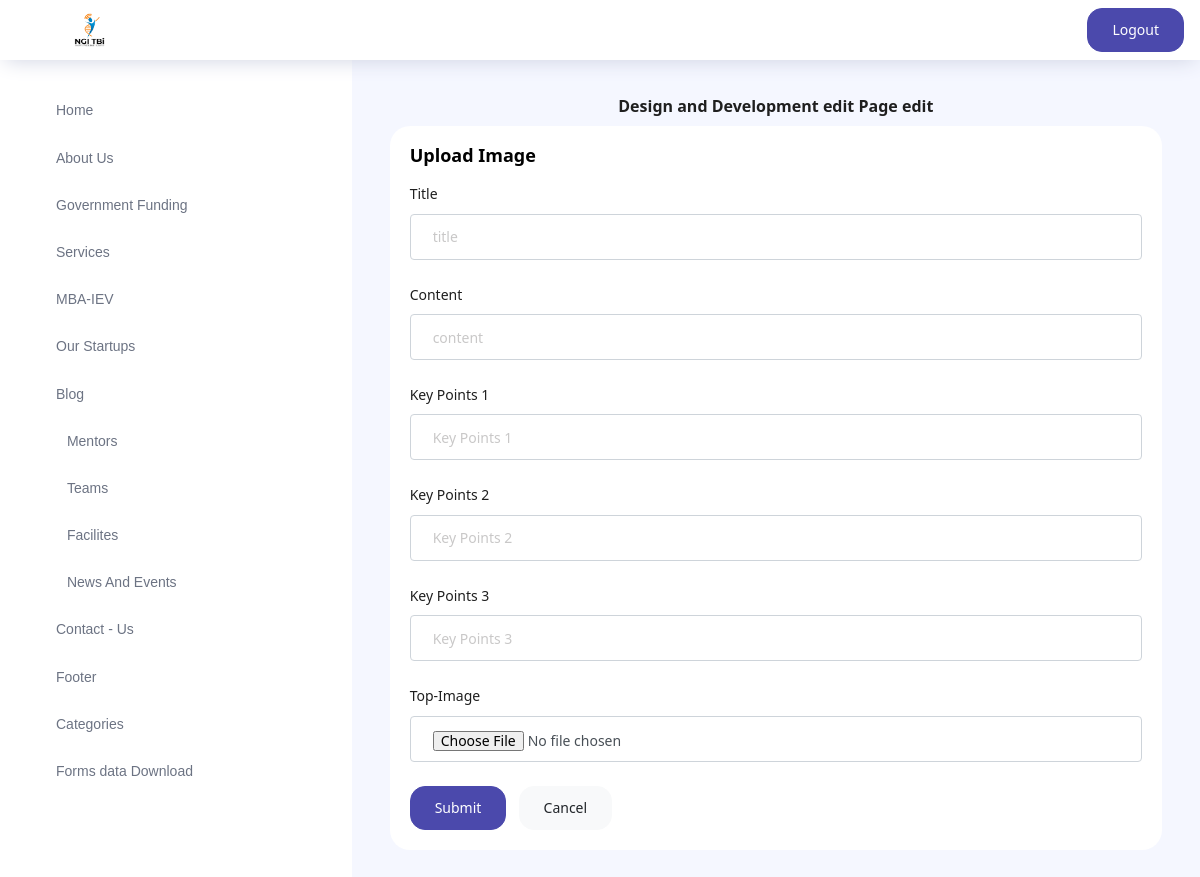
/designanddevelopment_edit (signed in), run on an earlier commit of the app's database.
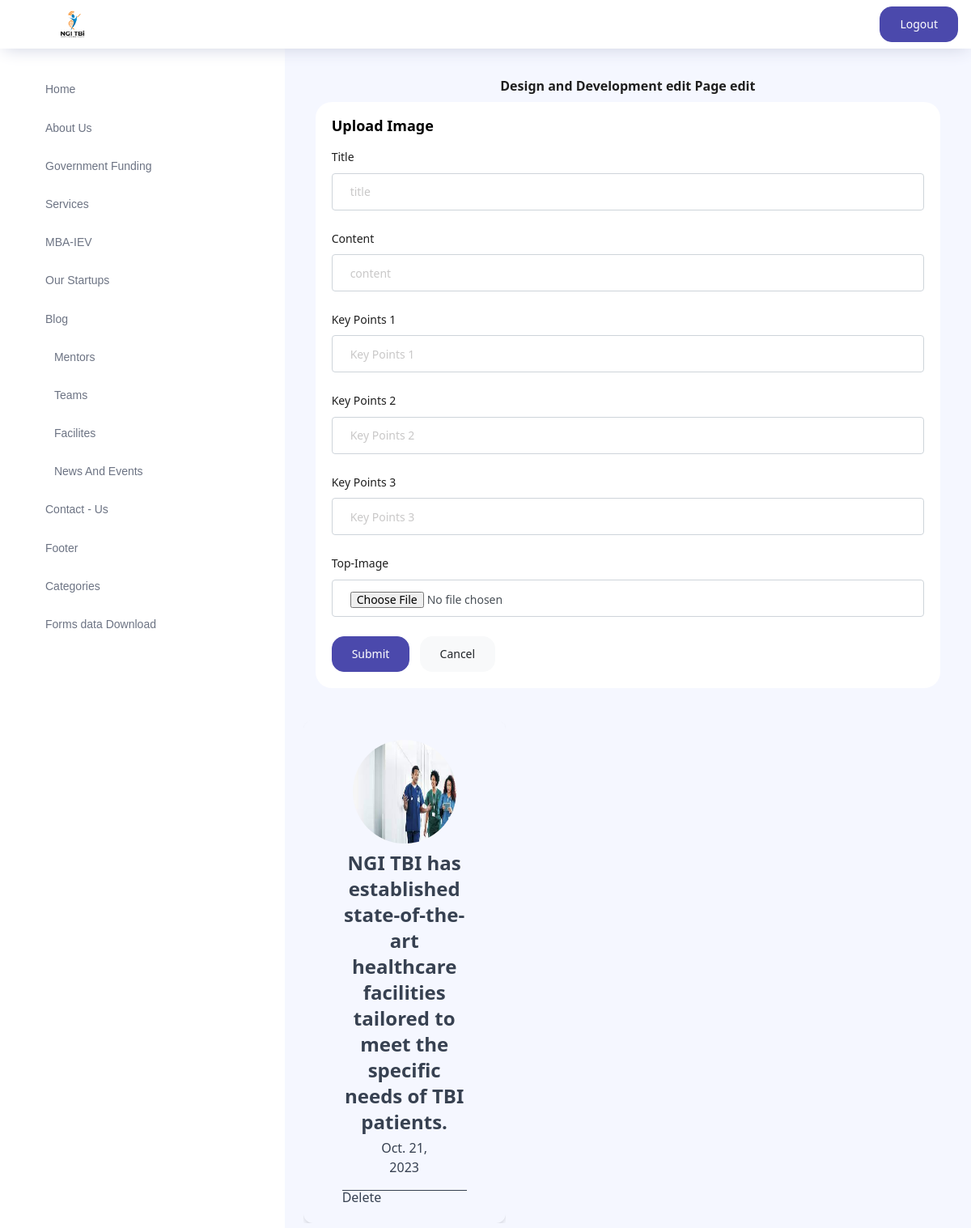
And on a later commit of the database.
### base/models.py (models this page shows)
class logo(models.Model):
    L_id = models.IntegerField(primary_key=True)
    Reson = models.CharField(max_length = 200)
    image = models.ImageField(upload_to='logo',default='images/user_image.png')
    last_updated_date = models.DateField(default=timezone.now)
    class Meta:
          get_latest_by = ['image']

class Design_And_Development(models.Model):
    id = models.IntegerField(primary_key=True)
    title_iot = models.CharField(max_length=200)
    contant_iot = models.CharField(max_length=200)
    key_point1 = models.CharField(max_length=200, default='SOME STRING')
    key_point2 = models.CharField(max_length=200, default='SOME STRING')
    key_point3 = models.CharField(max_length=200, default='SOME STRING')
    image_iot = models.ImageField(upload_to="design_and_development_images/")
    uplode_date = models.DateField(default=timezone.now)

### base/views_forFacilites_edit.py (the view)
# urls.py: path("designanddevelopment_edit", views_forFacilites_edit.Design_and_development_edit),
@login_required(login_url='/FourNotFout')
def Design_and_development_edit(request):
     try:
          Design_And_Development_db = Design_And_Development.objects.all()[::-1]
          return render(request,"pages/Design_&_development_edit.html",reguler_datas({"Design_And_Development_db":Design_And_Development_db}))
     except:
          print("maybe database are empty")
     return render(request,"pages/Design_&_development_edit.html",reguler_datas())

### templates/pages/Design_&_development_edit.html (shortened to what this page needs)
<!DOCTYPE html>
<html lang="en">
{% load static %}
<head>
    <link rel="stylesheet" href=" {% static 'vendors/feather/feather.css' %} ">
    <link rel="stylesheet" href=" {% static 'vendors/ti-icons/css/themify-icons.css' %} ">
    <link rel="stylesheet" href=" {% static 'vendors/css/vendor.bundle.base.css' %} ">
    <link rel="stylesheet" href=" {% static 'vendors/select2/select2.min.css' %} ">
    <link rel="stylesheet" href=" {% static 'vendors/select2-bootstrap-theme/select2-bootstrap.min.css' %} ">
    <link rel="stylesheet" href=" {% static 'css/vertical-layout-light/style.css' %} ">
    <link href="https://unpkg.com/tailwindcss@^2/dist/tailwind.min.css" rel="stylesheet">
</head>
<body>
    <div class="container-scroller">
        <nav class="navbar col-lg-16 col-15 p-0 fixed-top d-flex flex-row bg-white">
            <div class="text-center navbar-brand-wrapper d-flex align-items-center justify-content-center">
                <a class="navbar-brand brand-logo mr-5" href="# "><img src=" {{ logo.image.url }} " class="mr-2"
                        alt="logo" /></a>
            </div>
            <div class="add-items d-flex px-3 mb-0">
                <a href="/logout_admin">
                    <button type="submit" class="add btn btn-primary todo-list-add-btn" id="add-task">Logout</button>
                </a>
            </div>
        </nav>
        <div class="container-fluid page-body-wrapper" style="z-index: 999;">
            <nav class="sidebar sidebar-offcanvas" style="width: 400px;" id="sidebar">
                <ul class="nav">
                    <li class="nav-item">
                        <a class="nav-link" data-toggle="collapse" href="#homw" aria-expanded="false"
                            aria-controls="ui-basic">
                            <span class="menu-title ml-4 pt-1">Home</span>
                            <i class="menu-arrow"></i>
                        </a>
                    </li>
                    <li class="nav-item">
                        <a class="nav-link" data-toggle="collapse" href="#ui-basic" aria-expanded="false"
                            aria-controls="ui-basic">
                            <span class="menu-title  ml-4 pt-1">About Us</span>
                            <i class="menu-arrow"></i>
                        </a>
                    </li>
                    <li class="nav-item">
                        <a class="nav-link" data-toggle="collapse" href="#form-elements" aria-expanded="false"
                            aria-controls="form-elements">
                            <span class="menu-title  ml-4 pt-1">Government Funding</span>
                            <i class="menu-arrow"></i>
                        </a>
                    </li>
                    <li class="nav-item">
                        <a class="nav-link" data-toggle="collapse" href="#charts_1" aria-expanded="false"
                            aria-controls="charts">
                            <span class="menu-title ml-4 pt-1">Services</span>
                            <i class="menu-arrow"></i>
                        </a>
                    </li>
                    <li class="nav-item">
                        <a class="nav-link" data-toggle="collapse" href="#charts" aria-expanded="false"
                            aria-controls="charts">
                            <span class="menu-title ml-4 pt-1">MBA-IEV</span>
                            <i class="menu-arrow"></i>
                        </a>
                    </li>
                    <li class="nav-item">
                        <a class="nav-link" data-toggle="collapse" href="#tables" aria-expanded="false"
                            aria-controls="tables">
                            <span class="menu-title ml-4 pt-1"> Our Startups</span>
                            <i class="menu-arrow"></i>
                        </a>
                    </li>
                    <li class="nav-item">
                        <a class="nav-link" data-toggle="collapse" href="#blog" aria-expanded="false"
                            aria-controls="icons">
                            <span class="menu-title ml-4 pt-1">Blog</span>
                            <i class="menu-arrow"></i>
                        </a>
                    </li>
                    <li class="nav-item">
                        <a class="nav-link" data-toggle="collapse" href="#mentor" aria-expanded="false"
                            aria-controls="mentors">
                            <iconify-icon class="ti-notepad"  width="20" height="20"></iconify-icon>
                            <span class="menu-title ml-4 pt-1"> Mentors</span>
                            <i class="menu-arrow"></i>
                        </a>
                    </li>
                    <li class="nav-item">
                        <a class="nav-link" data-toggle="collapse" href="#team" aria-expanded="false"
                            aria-controls="teams">
                            <iconify-icon class="ti-notepad"  width="20" height="20"></iconify-icon>
                            <span class="menu-title ml-4 pt-1"> Teams</span>
                            <i class="menu-arrow"></i>
                        </a>
                    </li>
                    <li class="nav-item">
                        <a class="nav-link" data-toggle="collapse" href="#facility" aria-expanded="false" aria-controls="facility">
                          <iconify-icon class="ti-package" width="20" height="20"></iconify-icon>
                          <span class="menu-title  ml-4 pt-1">Facilites</span>
                          <i class="menu-arrow"></i>
                        </a>
                    </li>
                    <li class="nav-item">
                        <a class="nav-link" data-toggle="collapse" href="#newsandevents" aria-expanded="false" aria-controls="newsandevents">
                          <iconify-icon class="ti-world" width="20" height="20"></iconify-icon>
                          <span class="menu-title  ml-4 pt-1">News And Events</span>
                          <i class="menu-arrow"></i>
                        </a>
                      </li>
                    <li class="nav-item">
                        <a class="nav-link" data-toggle="collapse" href="#auth" aria-expanded="false"
                            aria-controls="auth">
                            <span class="menu-title ml-4 pt-1">Contact - Us</span>
                            <i class="menu-arrow"></i>
                        </a>
                    </li>
                    <li class="nav-item">
                        <a class="nav-link" data-toggle="collapse" href="#foot" aria-expanded="false"
                            aria-controls="auth">
                            <span class="menu-title ml-4 pt-1">Footer</span>
                            <i class="menu-arrow"></i>
                        </a>
                    </li>
                    <li class="nav-item">
                        <a class="nav-link" data-toggle="collapse" href="#cat" aria-expanded="false"
                            aria-controls="auth">
                            <span class="menu-title ml-4 pt-1">Categories</span>
                            <i class="menu-arrow"></i>
                        </a>
                    </li>
                    <li class="nav-item">
                        <a class="nav-link" data-toggle="collapse" href="#error" aria-expanded="false"
                            aria-controls="error">
                            <span class="menu-title ml-4 pt-1">Forms data Download</span>
                            <i class="menu-arrow"></i>
                        </a>
                    </li>
                </ul>
            </nav>
            <div class="main-panel">
                <div class="content-wrapper">
                    <div class="flex justify-center font-semibold">
                        <h1 class="card-title">Design and Development edit Page edit</h1>
                    </div>
                    <div class="row">
                        <div class="col-md-12 grid-margin stretch-card">
                            <div class="card">
                                <div class="card-body">
                                    <h4 class="card-title">Upload image</h4>
                                    <form class="forms-sample" enctype="multipart/form-data" method="post">
                                        <div class="form-group">
                                            <label for="exampleInputEmail1">Title</label>
                                            <input type="text" class="form-control" placeholder="title" id="title"
                                                topic="Name">
                                        </div>
                                        <div class="form-group">
                                            <label for="exampleInputEmail1">Content</label>
                                            <input type="text" class="form-control" placeholder="content" id="content"
                                                name="program">
                                        </div>
                                        <div class="form-group">
                                            <label for="exampleInputEmail1">Key Points 1</label>
                                            <input type="text" required autocomplete="off" class="form-control" placeholder="Key Points 1" id="Key_Points_1"
                                                name="program">
                                        </div>
                                        <div class="form-group">
                                            <label for="exampleInputEmail1">Key Points 2</label>
                                            <input type="text" required autocomplete="off" class="form-control" placeholder="Key Points 2" id="Key_Points_2"
                                                name="program">
                                        </div>
                                        <div class="form-group">
                                            <label for="exampleInputEmail1">Key Points 3</label>
                                            <input type="text" required autocomplete="off" class="form-control" placeholder="Key Points 3" id="Key_Points_3"
                                                name="program">
                                        </div>
                                        <div class="form-group">
                                            <label for="exampleInputPassword1">Top-Image</label>
                                            <input type="file" id="fileInput-single_image"
                                                class="form-control drop-zoon__file-input" accept="image/*"
                                                name="image_file">
                                        </div>
                                        <button id="btn"
                                            onclick="img_upload('design_and_developmeth_save','#fileInput-single_image',['#title','#content', '#Key_Points_1', '#Key_Points_2', '#Key_Points_3'])"
                                            class="btn btn-primary mr-2">Submit</button>
                                        <button class="btn btn-light">Cancel</button>
                                    </form>
                                </div>
                            </div>
                        </div>
                        <section class="overflow-hidden text-gray-700 ">
                            <div class="flex flex-wrap gap-4"
                                style="display: flex;justify-content: center;align-items: center;align-content: center;flex-direction: row;">
                                {% for j in Design_And_Development_db %}
                                <div class="flex flex-col justify-center max-w-xs p-6 shadow-md rounded-xl sm:px-12 dark:bg-gray-900 dark:text-gray-100"
                                    style="    width: 250px;">
                                    <img src="{{ j.image_iot.url }}" alt=""
                                        class="w-32 h-32 mx-auto rounded-full dark:bg-gray-500 aspect-square">
                                    <div class="space-y-4 text-center divide-y divide-gray-700">
                                        <div class="my-2 space-y-1">
                                            <h2 class="text-xl font-semibold sm:text-2xl">{{ j.title_iot }}</h2>
                                            <p class="px-5 text-xs sm:text-base dark:text-gray-400">{{ j.uplode_date }}
                                            </p>
                                        </div>
                                        <div
                                            style="    display: flex; flex-direction: row; flex-wrap: wrap; align-content: center; justify-content: space-between; width: 100%; align-items: center;">
                                            <button onclick="del('Iot_delete','{{ j.id }}')"
                                                style="display: flex; flex-wrap: nowrap; flex-direction: row; align-content: center; justify-content: center; align-items: center;">
                                                <h6>Delete</h6>
                                            </button>
                                        </div>
                                    </div>
                                </div>
                                {% endfor %}
                            </div>
                        </section>
                    </div>
            </div>
        </div>
</body>
</html>

What changed in the data, as far as the page shows it:
added Design_And_Development: image_iot (picture), title_iot "NGI TBI has established state-of-the-art healthcare facilities tailored to meet the specific needs of TBI patients.", uplode_date "Oct. 21, 2023"
